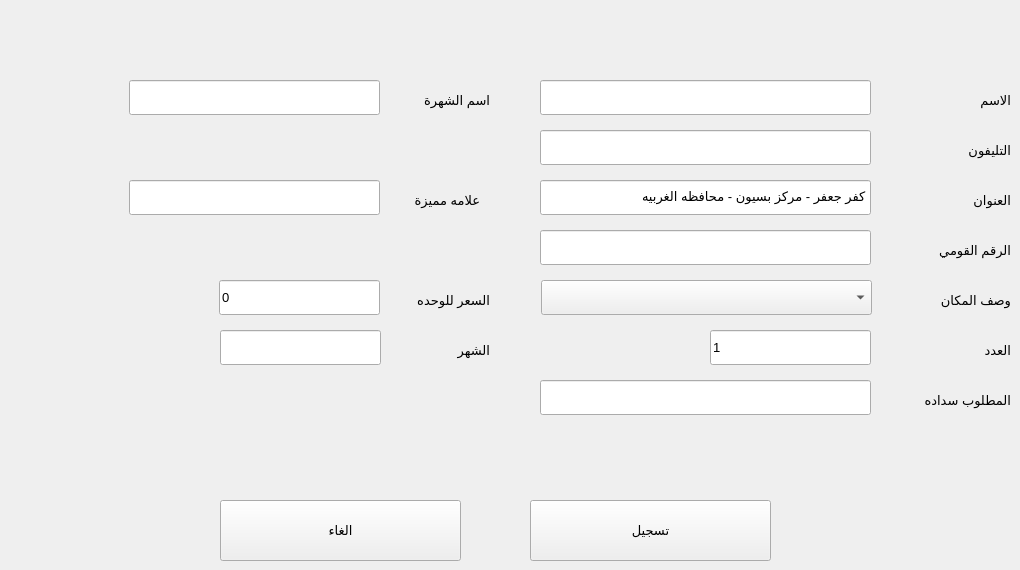
    <widget class="QWidget" name="tab_4">
     <attribute name="title">
      <string>عميل جديد</string>
     </attribute>
     <widget class="QLabel" name="label_63">
      <property name="geometry">
       <rect>
        <x>890</x>
        <y>330</y>
        <width>121</width>
        <height>40</height>
       </rect>
      </property>
      <property name="font">
       <font>
        <family>MS Shell Dlg 2</family>
        <pointsize>10</pointsize>
       </font>
      </property>
      <property name="text">
       <string>العدد</string>
      </property>
      <property name="buddy">
       <cstring>new_customer_sub_count</cstring>
      </property>
     </widget>
     <widget class="QLineEdit" name="new_customer_phone">
      <property name="geometry">
       <rect>
        <x>540</x>
        <y>130</y>
        <width>331</width>
        <height>35</height>
       </rect>
      </property>
      <property name="font">
       <font>
        <family>MS Shell Dlg 2</family>
        <pointsize>10</pointsize>
       </font>
      </property>
      <property name="readOnly">
       <bool>false</bool>
      </property>
     </widget>
     <widget class="QLineEdit" name="new_customer_id">
      <property name="geometry">
       <rect>
        <x>540</x>
        <y>230</y>
        <width>331</width>
        <height>35</height>
       </rect>
      </property>
      <property name="font">
       <font>
        <family>MS Shell Dlg 2</family>
        <pointsize>10</pointsize>
       </font>
      </property>
      <property name="readOnly">
       <bool>false</bool>
      </property>
     </widget>
     <widget class="QLabel" name="label_48">
      <property name="geometry">
       <rect>
        <x>890</x>
        <y>80</y>
        <width>121</width>
        <height>40</height>
       </rect>
      </property>
      <property name="font">
       <font>
        <family>MS Shell Dlg 2</family>
        <pointsize>10</pointsize>
       </font>
      </property>
      <property name="text">
       <string>الاسم</string>
      </property>
      <property name="buddy">
       <cstring>new_customer_name</cstring>
      </property>
     </widget>
     <widget class="QLineEdit" name="new_customer_total">
      <property name="geometry">
       <rect>
        <x>540</x>
        <y>380</y>
        <width>331</width>
        <height>35</height>
       </rect>
      </property>
      <property name="font">
       <font>
        <family>MS Shell Dlg 2</family>
        <pointsize>10</pointsize>
       </font>
      </property>
      <property name="text">
       <string/>
      </property>
      <property name="readOnly">
       <bool>true</bool>
      </property>
     </widget>
     <widget class="QLineEdit" name="new_customer_sub_count">
      <property name="geometry">
       <rect>
        <x>710</x>
        <y>330</y>
        <width>161</width>
        <height>35</height>
       </rect>
      </property>
      <property name="font">
       <font>
        <family>MS Shell Dlg 2</family>
        <pointsize>10</pointsize>
       </font>
      </property>
      <property name="text">
       <string>1</string>
      </property>
     </widget>
     <widget class="QLabel" name="label_49">
      <property name="geometry">
       <rect>
        <x>890</x>
        <y>380</y>
        <width>121</width>
        <height>40</height>
       </rect>
      </property>
      <property name="font">
       <font>
        <family>MS Shell Dlg 2</family>
        <pointsize>10</pointsize>
       </font>
      </property>
      <property name="text">
       <string>المطلوب سداده</string>
      </property>
      <property name="buddy">
       <cstring>new_customer_total</cstring>
      </property>
     </widget>
     <widget class="QLineEdit" name="new_customer_address">
      <property name="geometry">
       <rect>
        <x>540</x>
        <y>180</y>
        <width>331</width>
        <height>35</height>
       </rect>
      </property>
      <property name="font">
       <font>
        <family>MS Shell Dlg 2</family>
        <pointsize>10</pointsize>
       </font>
      </property>
      <property name="text">
       <string>كفر جعفر - مركز بسيون - محافظه الغربيه</string>
      </property>
      <property name="readOnly">
       <bool>false</bool>
      </property>
     </widget>
     <widget class="QLabel" name="label_52">
      <property name="geometry">
       <rect>
        <x>890</x>
        <y>180</y>
        <width>121</width>
        <height>40</height>
       </rect>
      </property>
      <property name="font">
       <font>
        <family>MS Shell Dlg 2</family>
        <pointsize>10</pointsize>
       </font>
      </property>
      <property name="text">
       <string>العنوان</string>
      </property>
      <property name="buddy">
       <cstring>new_customer_address</cstring>
      </property>
     </widget>
     <widget class="QLineEdit" name="new_customer_name">
      <property name="geometry">
       <rect>
        <x>540</x>
        <y>80</y>
        <width>331</width>
        <height>35</height>
       </rect>
      </property>
      <property name="font">
       <font>
        <family>MS Shell Dlg 2</family>
        <pointsize>10</pointsize>
       </font>
      </property>
     </widget>
     <widget class="QLabel" name="label_50">
      <property name="geometry">
       <rect>
        <x>890</x>
        <y>130</y>
        <width>121</width>
        <height>40</height>
       </rect>
      </property>
      <property name="font">
       <font>
        <family>MS Shell Dlg 2</family>
        <pointsize>10</pointsize>
       </font>
      </property>
      <property name="text">
       <string>التليفون</string>
      </property>
      <property name="buddy">
       <cstring>new_customer_phone</cstring>
      </property>
     </widget>
     <widget class="QLabel" name="label_51">
      <property name="geometry">
       <rect>
        <x>890</x>
        <y>280</y>
        <width>121</width>
        <height>40</height>
       </rect>
      </property>
      <property name="font">
       <font>
        <family>MS Shell Dlg 2</family>
        <pointsize>10</pointsize>
       </font>
      </property>
      <property name="text">
       <string>وصف المكان</string>
      </property>
      <property name="buddy">
       <cstring>new_customer_sub_type</cstring>
      </property>
     </widget>
     <widget class="QLabel" name="label_53">
      <property name="geometry">
       <rect>
        <x>890</x>
        <y>230</y>
        <width>121</width>
        <height>40</height>
       </rect>
      </property>
      <property name="font">
       <font>
        <family>MS Shell Dlg 2</family>
        <pointsize>10</pointsize>
       </font>
      </property>
      <property name="text">
       <string>الرقم القومي</string>
      </property>
      <property name="buddy">
       <cstring>new_customer_id</cstring>
      </property>
     </widget>
     <widget class="QLineEdit" name="new_customer_nickname">
      <property name="geometry">
       <rect>
        <x>129</x>
        <y>80</y>
        <width>251</width>
        <height>35</height>
       </rect>
      </property>
      <property name="font">
       <font>
        <family>MS Shell Dlg 2</family>
        <pointsize>10</pointsize>
       </font>
      </property>
      <property name="readOnly">
       <bool>false</bool>
      </property>
     </widget>
     <widget class="QLabel" name="label_54">
      <property name="geometry">
       <rect>
        <x>390</x>
        <y>80</y>
        <width>100</width>
        <height>40</height>
       </rect>
      </property>
      <property name="font">
       <font>
        <family>MS Shell Dlg 2</family>
        <pointsize>10</pointsize>
       </font>
      </property>
      <property name="text">
       <string>اسم الشهرة</string>
      </property>
      <property name="buddy">
       <cstring>new_customer_nickname</cstring>
      </property>
     </widget>
     <widget class="QLineEdit" name="new_customer_landmark">
      <property name="geometry">
       <rect>
        <x>129</x>
        <y>180</y>
        <width>251</width>
        <height>35</height>
       </rect>
      </property>
      <property name="font">
       <font>
        <family>MS Shell Dlg 2</family>
        <pointsize>10</pointsize>
       </font>
      </property>
      <property name="readOnly">
       <bool>false</bool>
      </property>
     </widget>
     <widget class="QLabel" name="label_55">
      <property name="geometry">
       <rect>
        <x>380</x>
        <y>180</y>
        <width>100</width>
        <height>40</height>
       </rect>
      </property>
      <property name="font">
       <font>
        <family>MS Shell Dlg 2</family>
        <pointsize>10</pointsize>
       </font>
      </property>
      <property name="text">
       <string>علامه مميزة</string>
      </property>
      <property name="buddy">
       <cstring>new_customer_landmark</cstring>
      </property>
     </widget>
     <widget class="QComboBox" name="new_customer_sub_type">
      <property name="geometry">
       <rect>
        <x>541</x>
        <y>280</y>
        <width>331</width>
        <height>35</height>
       </rect>
      </property>
      <property name="font">
       <font>
        <family>MS Shell Dlg 2</family>
        <pointsize>10</pointsize>
       </font>
      </property>
     </widget>
     <widget class="QPushButton" name="add_new">
      <property name="geometry">
       <rect>
        <x>530</x>
        <y>500</y>
        <width>241</width>
        <height>61</height>
       </rect>
      </property>
      <property name="font">
       <font>
        <family>MS Shell Dlg 2</family>
        <pointsize>10</pointsize>
       </font>
      </property>
      <property name="text">
       <string>تسجيل</string>
      </property>
     </widget>
     <widget class="QPushButton" name="cancel">
      <property name="geometry">
       <rect>
        <x>220</x>
        <y>500</y>
        <width>241</width>
        <height>61</height>
       </rect>
      </property>
      <property name="font">
       <font>
        <family>MS Shell Dlg 2</family>
        <pointsize>10</pointsize>
       </font>
      </property>
      <property name="text">
       <string>الغاء</string>
      </property>
     </widget>
     <widget class="QLineEdit" name="new_customer_unit_price">
      <property name="geometry">
       <rect>
        <x>219</x>
        <y>280</y>
        <width>161</width>
        <height>35</height>
       </rect>
      </property>
      <property name="font">
       <font>
        <family>MS Shell Dlg 2</family>
        <pointsize>10</pointsize>
       </font>
      </property>
      <property name="text">
       <string>0</string>
      </property>
      <property name="readOnly">
       <bool>true</bool>
      </property>
     </widget>
     <widget class="QLabel" name="label_64">
      <property name="geometry">
       <rect>
        <x>369</x>
        <y>280</y>
        <width>121</width>
        <height>40</height>
       </rect>
      </property>
      <property name="font">
       <font>
        <family>MS Shell Dlg 2</family>
        <pointsize>10</pointsize>
       </font>
      </property>
      <property name="text">
       <string>السعر للوحده</string>
      </property>
      <property name="buddy">
       <cstring>new_customer_unit_price</cstring>
      </property>
     </widget>
     <widget class="QLabel" name="label_60">
      <property name="geometry">
       <rect>
        <x>370</x>
        <y>330</y>
        <width>120</width>
        <height>40</height>
       </rect>
      </property>
      <property name="font">
       <font>
        <family>MS Shell Dlg 2</family>
        <pointsize>10</pointsize>
       </font>
      </property>
      <property name="text">
       <string>الشهر</string>
      </property>
      <property name="buddy">
       <cstring>new_customer_sub_type</cstring>
      </property>
     </widget>
     <widget class="QLineEdit" name="new_customer_sub_month">
      <property name="geometry">
       <rect>
        <x>220</x>
        <y>330</y>
        <width>161</width>
        <height>35</height>
       </rect>
      </property>
      <property name="font">
       <font>
        <family>MS Shell Dlg 2</family>
        <pointsize>10</pointsize>
       </font>
      </property>
      <property name="text">
       <string/>
      </property>
      <property name="readOnly">
       <bool>true</bool>
      </property>
     </widget>
    </widget>
